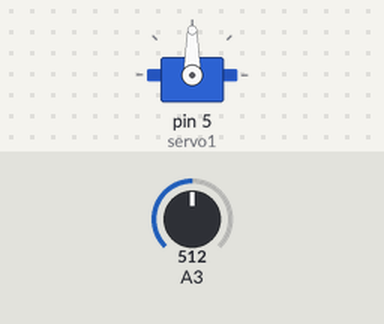
A sketch run on a simulated Arduino Uno, built with avr-gcc and run on an emulated ATmega328P. Parts: servo. Inputs (shaded band) come from the test bench; at power-on: A3 = 512.

Above: at 1.2 s.
1.3 s: A3 set to 716
At 1.8 s:
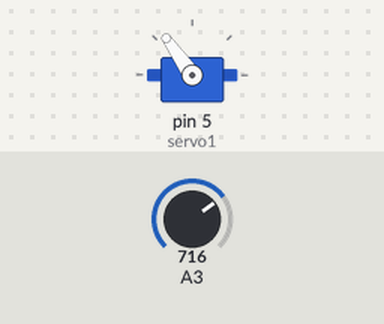
2.8 s: A3 set to 900
At 4.0 s:
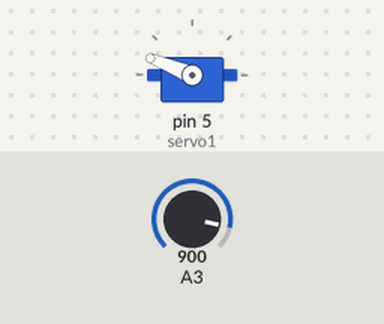
4.3 s: A3 set to 1023
At 5.4 s:
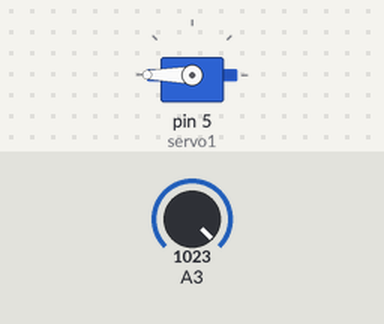
5.8 s: A3 set to 306
At 6.3 s:
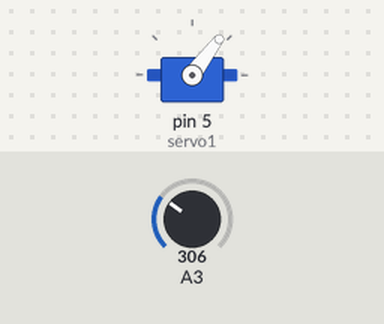
7.3 s: A3 set to 122
At 7.8 s:
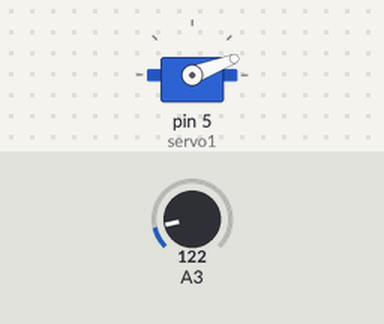
Timing chart, 0 to 9.8 s (numbered marks = the images above; inputs shaded):
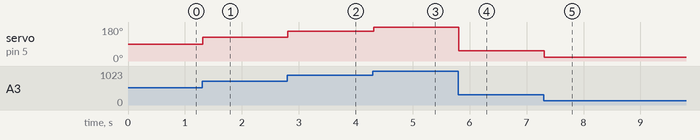

Measured:
- after the input at 1.3 s, servo on pin 5 (servo1): 90° → 125° at once
- after the input at 2.8 s, servo on pin 5 (servo1): 125° → 158° at once
- after the input at 4.3 s, servo on pin 5 (servo1): 158° → 180° at once
- after the input at 5.8 s, servo on pin 5 (servo1): 180° → 53° at once
- after the input at 7.3 s, servo on pin 5 (servo1): 53° → 21° at once

The sketch:

ServoJoystick.ino
```cpp
// Project 27
#include <Servo.h>
Servo servo1; // Create a servo object
int pot1;
void setup()
{
servo1.attach(5); // Attaches the servo on pin 5 to the servo1 object
servo1.write(90); // Put servo1 at home position
}
void loop()
{
pot1 = analogRead(3); // Read the X-Axis
pot1 = map(pot1,0,1023,0,180);
servo1.write(pot1);
delay(15);
}
```
